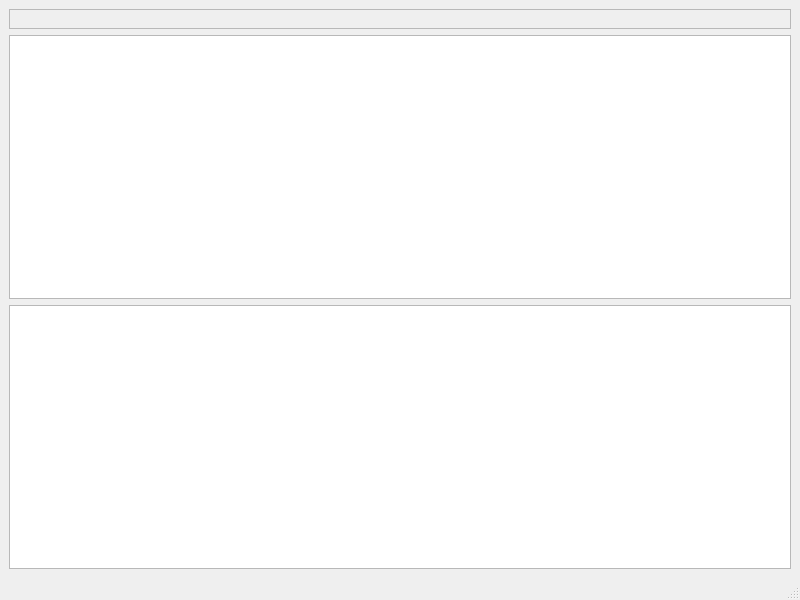
<?xml version="1.0" encoding="UTF-8"?>
<ui version="4.0">
 <class>MainWindow</class>
 <widget class="QMainWindow" name="MainWindow">
  <property name="geometry">
   <rect>
    <x>0</x>
    <y>0</y>
    <width>800</width>
    <height>600</height>
   </rect>
  </property>
  <property name="windowTitle">
   <string>Spatial Relations Browser</string>
  </property>
  <widget class="QWidget" name="centralwidget">
   <layout class="QGridLayout" name="gridLayout">
    <item row="2" column="0">
     <widget class="QTableView" name="tableView"/>
    </item>
    <item row="0" column="0">
     <widget class="QFrame" name="canvasFrame">
      <property name="frameShape">
       <enum>QFrame::StyledPanel</enum>
      </property>
      <property name="frameShadow">
       <enum>QFrame::Raised</enum>
      </property>
      <layout class="QHBoxLayout" name="horizontalLayout"/>
     </widget>
    </item>
    <item row="1" column="0">
     <widget class="QListWidget" name="capturerList"/>
    </item>
   </layout>
  </widget>
  <widget class="QMenuBar" name="menubar">
   <property name="geometry">
    <rect>
     <x>0</x>
     <y>0</y>
     <width>800</width>
     <height>25</height>
    </rect>
   </property>
  </widget>
  <widget class="QStatusBar" name="statusbar"/>
 </widget>
 <resources/>
 <connections/>
</ui>
